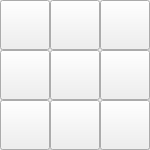
   <widget class="QGroupBox" name="Board8">
    <property name="geometry">
     <rect>
      <x>560</x>
      <y>380</y>
      <width>150</width>
      <height>150</height>
     </rect>
    </property>
    <property name="font">
     <font>
      <pointsize>20</pointsize>
      <bold>true</bold>
     </font>
    </property>
    <property name="title">
     <string/>
    </property>
    <widget class="QPushButton" name="pushButton_80">
     <property name="geometry">
      <rect>
       <x>0</x>
       <y>0</y>
       <width>50</width>
       <height>50</height>
      </rect>
     </property>
     <property name="font">
      <font>
       <pointsize>20</pointsize>
       <bold>true</bold>
      </font>
     </property>
     <property name="text">
      <string/>
     </property>
    </widget>
    <widget class="QPushButton" name="pushButton_81">
     <property name="geometry">
      <rect>
       <x>50</x>
       <y>0</y>
       <width>50</width>
       <height>50</height>
      </rect>
     </property>
     <property name="font">
      <font>
       <pointsize>20</pointsize>
       <bold>true</bold>
      </font>
     </property>
     <property name="text">
      <string/>
     </property>
    </widget>
    <widget class="QPushButton" name="pushButton_82">
     <property name="geometry">
      <rect>
       <x>100</x>
       <y>0</y>
       <width>50</width>
       <height>50</height>
      </rect>
     </property>
     <property name="font">
      <font>
       <pointsize>20</pointsize>
       <bold>true</bold>
      </font>
     </property>
     <property name="text">
      <string/>
     </property>
    </widget>
    <widget class="QPushButton" name="pushButton_83">
     <property name="geometry">
      <rect>
       <x>0</x>
       <y>50</y>
       <width>50</width>
       <height>50</height>
      </rect>
     </property>
     <property name="font">
      <font>
       <pointsize>20</pointsize>
       <bold>true</bold>
      </font>
     </property>
     <property name="text">
      <string/>
     </property>
    </widget>
    <widget class="QPushButton" name="pushButton_84">
     <property name="geometry">
      <rect>
       <x>50</x>
       <y>50</y>
       <width>50</width>
       <height>50</height>
      </rect>
     </property>
     <property name="font">
      <font>
       <pointsize>20</pointsize>
       <bold>true</bold>
      </font>
     </property>
     <property name="text">
      <string/>
     </property>
    </widget>
    <widget class="QPushButton" name="pushButton_85">
     <property name="geometry">
      <rect>
       <x>100</x>
       <y>50</y>
       <width>50</width>
       <height>50</height>
      </rect>
     </property>
     <property name="font">
      <font>
       <pointsize>20</pointsize>
       <bold>true</bold>
      </font>
     </property>
     <property name="text">
      <string/>
     </property>
    </widget>
    <widget class="QPushButton" name="pushButton_86">
     <property name="geometry">
      <rect>
       <x>0</x>
       <y>100</y>
       <width>50</width>
       <height>50</height>
      </rect>
     </property>
     <property name="font">
      <font>
       <pointsize>20</pointsize>
       <bold>true</bold>
      </font>
     </property>
     <property name="text">
      <string/>
     </property>
    </widget>
    <widget class="QPushButton" name="pushButton_87">
     <property name="geometry">
      <rect>
       <x>50</x>
       <y>100</y>
       <width>50</width>
       <height>50</height>
      </rect>
     </property>
     <property name="font">
      <font>
       <pointsize>20</pointsize>
       <bold>true</bold>
      </font>
     </property>
     <property name="text">
      <string/>
     </property>
    </widget>
    <widget class="QPushButton" name="pushButton_88">
     <property name="geometry">
      <rect>
       <x>100</x>
       <y>100</y>
       <width>50</width>
       <height>50</height>
      </rect>
     </property>
     <property name="font">
      <font>
       <pointsize>20</pointsize>
       <bold>true</bold>
      </font>
     </property>
     <property name="text">
      <string/>
     </property>
    </widget>
    <widget class="QLabel" name="winB_8">
     <property name="geometry">
      <rect>
       <x>0</x>
       <y>0</y>
       <width>150</width>
       <height>151</height>
      </rect>
     </property>
     <property name="font">
      <font>
       <pointsize>110</pointsize>
       <bold>false</bold>
      </font>
     </property>
     <property name="styleSheet">
      <string notr="true">color: rgb(51, 143, 255);</string>
     </property>
     <property name="text">
      <string/>
     </property>
     <property name="alignment">
      <set>Qt::AlignmentFlag::AlignCenter</set>
     </property>
    </widget>
   </widget>
